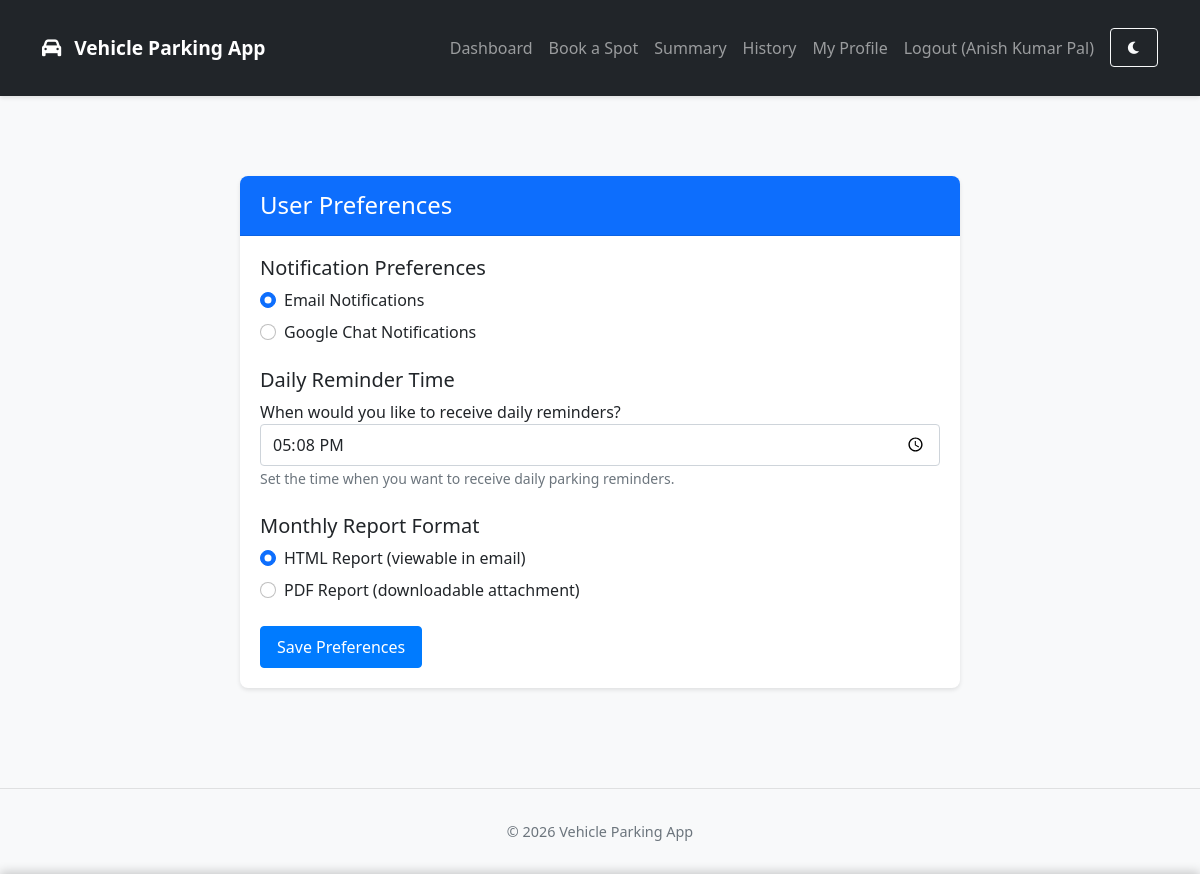
Page /user/preferences (signed in) on the committed database.
### backend/models/models.py (models this page shows, shortened)
class User(db.Model, UserMixin):
    __tablename__ = 'users'
    id = db.Column(db.Integer, primary_key=True)
    username = db.Column(db.String(64), unique=True, nullable=False)
    email = db.Column(db.String(120), unique=True, nullable=False)
    password_hash = db.Column(db.String(128), nullable=False)
    phone = db.Column(db.String(20), unique=True, nullable=True)
    full_name = db.Column(db.String(100), nullable=True)
    address = db.Column(db.String(200), nullable=True)
    pin_code = db.Column(db.String(20), nullable=True)
    vehicle_no = db.Column(db.String(20), unique=True, nullable=True)
    is_admin = db.Column(db.Boolean, default=False)
    created_at = db.Column(db.DateTime, default=lambda: datetime.now(IST))
    notification_preference = db.Column(db.String(20), default='email')  # email, gchat, sms
    gchat_email = db.Column(db.String(120), nullable=True)
    reminder_time = db.Column(db.String(5), default='18:00')  # 24-hour format HH:MM
    report_format = db.Column(db.String(10), default='html')  # html or pdf
    last_reminder_date = db.Column(db.Date, nullable=True)  # Track when last reminder was sent
    reservations = db.relationship('ParkingReservation', backref='user', lazy=True, cascade="all, delete-orphan")
    payment_methods = db.relationship('SavedPaymentMethod', backref='user', lazy=True, cascade="all, delete-orphan")

### backend/routes/user_routes.py (the view, shortened to what this page needs)
@user.route('/preferences', methods=['GET', 'POST'])
@login_required
def preferences():
    return render_template('user/preferences.html')

### backend/services/cache_service.py (called while the page is built)
    def clean_expired(self):
        now = time.time()
        expired_keys = [key for key, (expiry_time, _) in self._cache.items() if expiry_time <= now]
        for key in expired_keys:
            del self._cache[key]
            if self.app:
                self.app.logger.debug(f"Removed expired cache key: {key}")
            else:
                logger.debug(f"Removed expired cache key: {key}")

### frontend/templates/user/preferences.html (shortened to what this page needs)
{% extends "base.html" %}
{% block content %}
<div class="container mt-4">
    <div class="row">
        <div class="col-md-8 offset-md-2">
            <div class="card">
                <div class="card-header bg-primary text-white">
                    <h4 class="mb-0">User Preferences</h4>
                </div>
                <div class="card-body">
                    <form method="POST" action="{{ url_for('user.preferences') }}">
                        <div class="form-group mb-4">
                            <h5>Notification Preferences</h5>
                            <div class="form-check mb-2">
                                <input class="form-check-input" type="radio" name="notification_preference" id="notify_email" value="email" {% if current_user.notification_preference == 'email' %}checked{% endif %}>
                                <label class="form-check-label" for="notify_email">
                                    Email Notifications
                                </label>
                            </div>
                            <div class="form-check mb-2">
                                <input class="form-check-input" type="radio" name="notification_preference" id="notify_gchat" value="gchat" {% if current_user.notification_preference == 'gchat' %}checked{% endif %}>
                                <label class="form-check-label" for="notify_gchat">
                                    Google Chat Notifications
                                </label>
                            </div>
                        </div>
                        <div class="form-group mb-4">
                            <h5>Daily Reminder Time</h5>
                            <label for="reminder_time">When would you like to receive daily reminders?</label>
                            <input type="time" class="form-control" id="reminder_time" name="reminder_time" value="{{ current_user.reminder_time or '18:00' }}">
                            <small class="form-text text-muted">Set the time when you want to receive daily parking reminders.</small>
                        </div>
                        <div class="form-group mb-4">
                            <h5>Monthly Report Format</h5>
                            <div class="form-check mb-2">
                                <input class="form-check-input" type="radio" name="report_format" id="format_html" value="html" {% if current_user.report_format == 'html' %}checked{% endif %}>
                                <label class="form-check-label" for="format_html">
                                    HTML Report (viewable in email)
                                </label>
                            </div>
                            <div class="form-check mb-2">
                                <input class="form-check-input" type="radio" name="report_format" id="format_pdf" value="pdf" {% if current_user.report_format == 'pdf' %}checked{% endif %}>
                                <label class="form-check-label" for="format_pdf">
                                    PDF Report (downloadable attachment)
                                </label>
                            </div>
                        </div>
                        <div class="form-group">
                            <button type="submit" class="btn btn-primary">Save Preferences</button>
                        </div>
                    </form>
                </div>
            </div>
        </div>
    </div>
</div>
{% endblock %}

### frontend/templates/base.html (shortened to what this page needs)
<!DOCTYPE html>
<html lang="en">
<head>
    <link href="https://cdn.jsdelivr.net/npm/bootstrap@5.2.3/dist/css/bootstrap.min.css" rel="stylesheet">
    <link rel="stylesheet" href="https://cdnjs.cloudflare.com/ajax/libs/font-awesome/6.0.0-beta3/css/all.min.css">
    <link rel="stylesheet" href="{{ url_for('static', filename='css/style.css') }}">
</head>
<body>
    <nav class="navbar navbar-expand-lg navbar-dark bg-dark">
        <div class="container">
            <a class="navbar-brand" href="{{ url_for('index') }}">
                <i class="fas fa-car"></i> Vehicle Parking App
            </a>
            <div class="collapse navbar-collapse" id="navbarNav">
                <ul class="navbar-nav ms-auto">
                    {% if current_user.is_authenticated %}
                        {% if current_user.is_admin %}
                            <li class="nav-item">
                                <a class="nav-link" href="{{ url_for('admin.dashboard') }}">Dashboard</a>
                            </li>
                            <li class="nav-item">
                                <a class="nav-link" href="{{ url_for('admin.summary') }}">Summary</a>
                            </li>
                            <li class="nav-item">
                                <a class="nav-link" href="{{ url_for('admin.parking_lots') }}">Parking Lots</a>
                            </li>
                            <li class="nav-item">
                                <a class="nav-link" href="{{ url_for('admin.view_users') }}">Users</a>
                            </li>
                            <li class="nav-item">
                                <a class="nav-link" href="{{ url_for('admin.search') }}">
                                    <i class="fas fa-search me-1"></i>Search
                                </a>
                            </li>
                            <li class="nav-item">
                                <a class="nav-link" href="{{ url_for('admin.edit_profile') }}">My Profile</a>
                            </li>
                        {% else %}
                            <li class="nav-item">
                                <a class="nav-link" href="{{ url_for('user.dashboard') }}">Dashboard</a>
                            </li>
                            <li class="nav-item">
                                <a class="nav-link" href="{{ url_for('user.book_spot') }}">Book a Spot</a>
                            </li>
                            <li class="nav-item">
                                <a class="nav-link" href="{{ url_for('user.summary') }}">Summary</a>
                            </li>
                            <li class="nav-item">
                                <a class="nav-link" href="{{ url_for('user.view_history') }}">History</a>
                            </li>
                            <li class="nav-item">
                                <a class="nav-link" href="{{ url_for('user.edit_profile') }}">My Profile</a>
                            </li>
                        {% endif %}
                        <li class="nav-item">
                            <a class="nav-link" href="{{ url_for('auth.logout') }}">Logout ({{ current_user.username }})</a>
                        </li>
                    {% endif %}
                    <li class="nav-item">
                        <button id="dark-mode-toggle" class="btn btn-sm btn-outline-light ms-2" title="Toggle Dark Mode">
                            <i class="fas fa-moon"></i>
                        </button>
                    </li>
                </ul>
            </div>
        </div>
    </nav>
    <div class="container mt-4">
        {% block content %}{% endblock %}
    </div>
    <footer class="footer mt-5 py-3 bg-light">
        <div class="container text-center">
            <span class="text-muted">© <span class="year">2025</span> Vehicle Parking App</span>
        </div>
    </footer>
</body>
</html>

### frontend/static/css/style.css (style rules this page uses)
body { background-color: #f8f9fa; min-height: 100vh; display: flex; flex-direction: column; font-family: 'Segoe UI', Roboto, 'Helvetica Neue', Arial, sans-serif; padding-bottom: env(safe-area-inset-bottom); }
.container { flex: 1; padding-top: 1rem; padding-bottom: 1rem; }
.card { box-shadow: 0 2px 4px rgba(0, 0, 0, 0.1); margin-bottom: 20px; border: none; border-radius: 8px; overflow: hidden; }
.card-header { background-color: #fff; border-bottom: 1px solid rgba(0, 0, 0, 0.1); padding: 15px 20px; font-weight: 600; }
.card-body { padding: 20px; }
.btn { border-radius: 4px; padding: 8px 16px; font-weight: 500; transition: all 0.2s ease; touch-action: manipulation; }
.btn-primary { background-color: #007bff; border-color: #007bff; }
.navbar { box-shadow: 0 2px 4px rgba(0, 0, 0, 0.1); padding: 0.75rem 1rem; }
.navbar-brand { font-weight: 600; font-size: 1.2rem; }
.navbar-brand i { margin-right: 8px; }
.footer { background-color: #f8f9fa; padding: 20px 0; margin-top: auto; border-top: 1px solid rgba(0, 0, 0, 0.1); font-size: 0.9rem; }
.form-control { border-radius: 4px; padding: 0.5rem 0.75rem; font-size: 1rem; }
* { -webkit-tap-highlight-color: rgba(0,0,0,0); }

### rows in the picture
User: username "Anish Kumar Pal", notification_preference "☑ Email Notifications", notification_preference "☐ Google Chat Notifications", reminder_time "17:08", report_format "☑ HTML Report (viewable in email", report_format "☐ PDF Report (downloadable attac"
